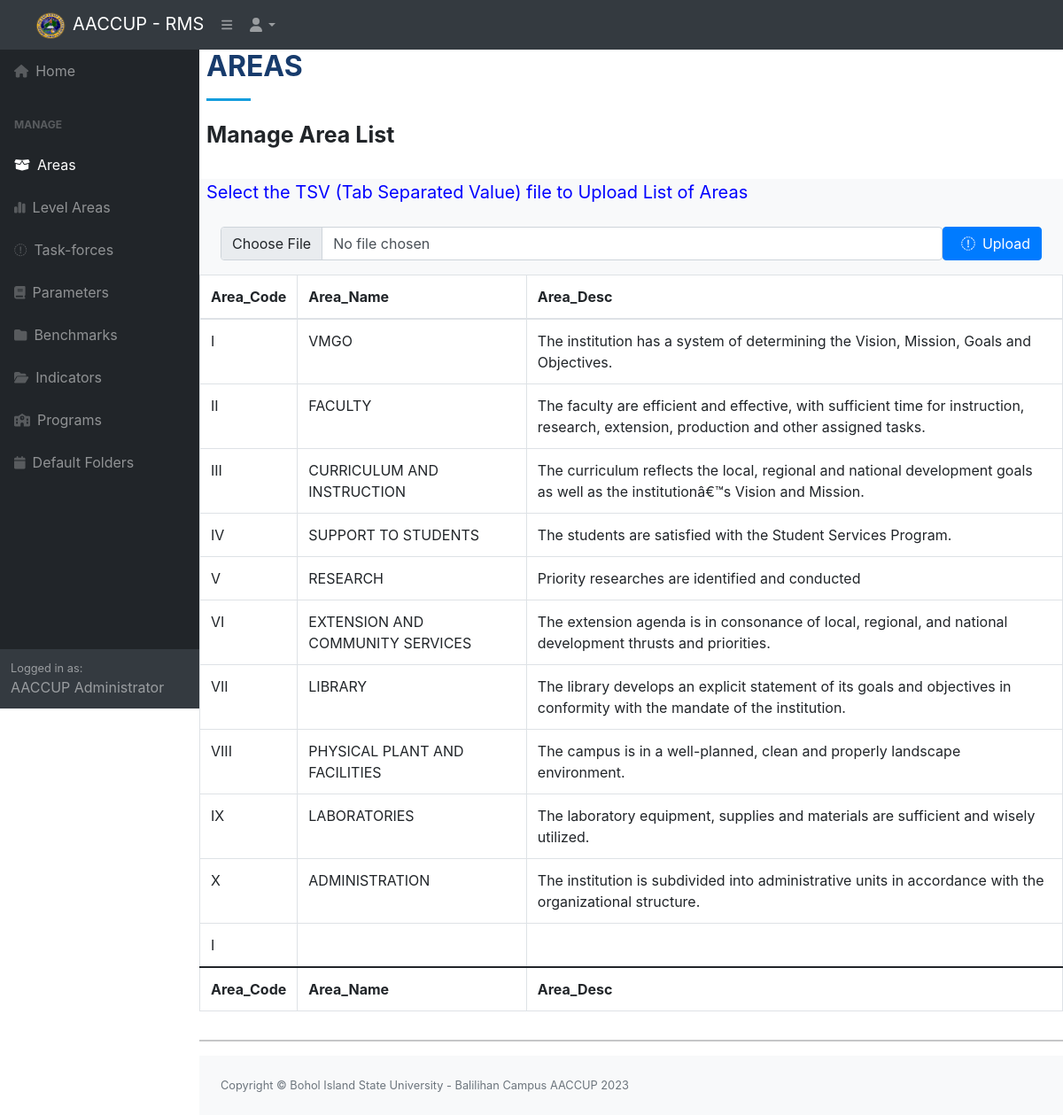
The app's page /admin.php with its own data.
### tables this page shows
CREATE TABLE areas (
  Area_Key int(10) unsigned NOT NULL auto_increment,
  Area_Code char(10) NOT NULL,
  Area_Name char(100) NOT NULL,
  Area_Desc char(255) NOT NULL,
  PRIMARY KEY  (Area_Key),
  UNIQUE KEY tbl_unique (Area_Name)
);

### models/db_connect.php (called while the page is built, shortened)
<?php
class DB_Connect {
    public function __construct()
    {
        $this->db = mysqli_connect(DB_HOST, DB_USER, DB_PASS, DB_NAME);
    }
    public function getDataFromTable($sql)
    {
        $data = array();
        $result = $this->db->query($sql);
        if ($result->num_rows > 0) {
            while($row = $result->fetch_assoc()) {
                $data[] = $row;
            }
        }
        return $data;
    }
}
?>

### models/sql_areas.php (called while the page is built, shortened)
<?php
require_once 'models/db_connect.php';
class SQL_Areas extends DB_Connect {
    public function getAreasData()
    {
        $sql = "
            SELECT *
            FROM areas
            ORDER BY Area_Key
        ";
        $data = $this->getDataFromTable($sql);
        return $data;
    }
}
?>

### views/tpl_table.php (the view)
<?php if (isset($_POST['table']) && !empty($_POST['table'])): ?>
            <div class="table-responsive">
                <table class="table table-bordered" id="<?php echo $_POST['table']['table_id'] ?>" width="100%" cellspacing="0">
                    <thead>
                        <tr>
                            <?php foreach ($_POST['table']['table_headers'] as $header): ?>
                                <th><?php echo $header; ?></th>
                            <?php endforeach; ?>
                        </tr>
                    </thead>
                    <?php if (!isset($_POST['table']['no_footer']) || !$_POST['table']['no_footer']): ?>
                    <tfoot>
                        <tr>
                            <?php foreach ($_POST['table']['table_headers'] as $header): ?>
                                <th><?php echo $header; ?></th>
                            <?php endforeach; ?>
                        </tr>
                    </tfoot>
                    <?php endif; ?>
                    <tbody>
                        <?php if (is_array($_POST['table']['table_data'])): ?>
                            <?php foreach ($_POST['table']['table_data'] as $row): ?>
                                <tr>
                                    <?php foreach ($_POST['table']['table_headers'] as $col): ?>
                                        <td>
                                            <?php if (isset($row[$col])): ?>
                                                <?php echo $row[$col]; ?>
                                            <?php endif; ?>
                                        </td>
                                    <?php endforeach; ?>
                                </tr>
                            <?php endforeach; ?>
                        <?php endif; ?>
                    </tbody>
                </table>
            </div>
<?php endif; ?>

### admin.php (shortened to what this page needs)
<?php
require_once 'models/sql_areas.php';
$sql = new SQL_Areas;
if (empty($_SESSION['arms']['area_list'])) {
    $_SESSION['arms']['area_list'] = $sql->getAreasData();
}
if ($_GET['m'] == 'areas') {
    require 'views/ui_admin_areas.php';
} elseif ($_GET['m'] == 'benchmarks') {
    require 'views/ui_admin_benchmarks.php';
} else {
    require 'views/ui_admin_programs.php';
}
?>

### views/header.php (shortened to what this page needs)
<!DOCTYPE html>
<html lang="en">
    <head>
        <link href="https://cdn.jsdelivr.net/npm/simple-datatables@latest/dist/style.css" rel="stylesheet" />
        <link href="./css/styles.css" rel="stylesheet" />
        <link href="https://stackpath.bootstrapcdn.com/bootstrap/4.4.1/css/bootstrap.min.css" rel="stylesheet"
>
	    <link href="https://stackpath.bootstrapcdn.com/font-awesome/4.7.0/css/font-awesome.min.css" rel="stylesheet"
>
	    <link href="css/bstreeview.css" rel="stylesheet">
        <link href="vendor/datatables/dataTables.bootstrap4.min.css" rel="stylesheet">
</head>

### views/head.php (shortened to what this page needs)
<body class="sb-nav-fixed">
    <nav class="sb-topnav navbar navbar-expand navbar-dark bg-dark">
        <a class="navbar-brand ps-3" href="#"> <img src="img/bisu.png" width="50px" height="30px" alt="" class="px-2">AACCUP - RMS</a>
        <button class="btn btn-link btn-sm order-1 order-lg-0 me-4 me-lg-0" id="sidebarToggle" href="#!"><i class="fas fa-bars"></i></button>
        <ul class="navbar-nav ms-auto ms-md-0 me-3 me-lg-4">
            <li class="nav-item dropdown">
                <a class="nav-link dropdown-toggle" id="navbarDropdown" href="#" role="button" data-bs-toggle="dropdown" aria-expanded="false"><i class="fas fa-user fa-fw"></i></a>
            </li>
        </ul>
    </nav>
    <div id="layoutSidenav">

### views/nav_setting.php
<div id="layoutSidenav_nav">
    <nav class="sb-sidenav accordion sb-sidenav-dark" id="sidenavAccordion">
        <div class="sb-sidenav-menu">
            <div class="nav">
                    <a class="nav-link" href="index.php">
                        <div class="sb-nav-link-icon"><i class="fas fa-house"></i></div>
                        Home
                    </a>
                    <div class="sb-sidenav-menu-heading">MANAGE</div>
                    <a class="nav-link
                        <?php if ($_GET['m'] == 'areas'): ?>
                            active
                        <?php endif; ?>
                        " href="admin.php?m=areas">
                        <div class="sb-nav-link-icon"><i class="fa-solid fa-box-open"></i></div>
                        Areas
                    </a>
                    <a class="nav-link
                        <?php if ($_GET['m'] == 'level_areas'): ?>
                            active
                        <?php endif; ?>
                        " href="admin.php?m=level_areas">
                        <div class="sb-nav-link-icon"><i class="fa-solid fa-chart-simple"></i></div>
                        Level Areas
                    </a>
                    <a class="nav-link
                        <?php if ($_GET['m'] == 'task_force'): ?>
                            active
                        <?php endif; ?>
                        " href="admin.php?m=task_force">
                        <div class="sb-nav-link-icon"><i class="fa-sharp fa-solid fa-users"></i></div>
                        Task-forces
                    </a>
                    <a class="nav-link
                        <?php if ($_GET['m'] == 'parameters'): ?>
                            active
                        <?php endif; ?>
                        " href="admin.php?m=parameters">
                        <div class="sb-nav-link-icon"><i class="fa-solid fa-book"></i></div>
                        Parameters
                    </a>
                    <a class="nav-link
                        <?php if ($_GET['m'] == 'benchmarks'): ?>
                            active
                        <?php endif; ?>
                        " href="admin.php?m=benchmarks">
                        <div class="sb-nav-link-icon"><i class="fa-solid fa-folder"></i></div>
                        Benchmarks
                    </a>
                    <a class="nav-link
                        <?php if ($_GET['m'] == 'indicators'): ?>
                            active
                        <?php endif; ?>
                        " href="admin.php?m=indicators">
                        <div class="sb-nav-link-icon"><i class="fa-solid fa-folder-open"></i></div>
                        Indicators
                    </a>
                    <a class="nav-link
                        <?php if ($_GET['m'] == 'programs'): ?>
                            active
                        <?php endif; ?>
                        " href="admin.php?m=programs">
                        <div class="sb-nav-link-icon"><i class="fa-solid fa-school"></i></div>
                        Programs
                    </a>
                    <a class="nav-link
                        <?php if ($_GET['m'] == 'acad_year'): ?>
                            active
                        <?php endif; ?>
                        " href="admin.php?m=acad_year">
                        <div class="sb-nav-link-icon"><i class="fa-solid fa-calendar"></i></div>
                        Default Folders
                    </a>
                </div>
        </div>
        <div class="sb-sidenav-footer">
            <div class="small">Logged in as:</div>
            AACCUP Administrator
        </div>
    </nav>
</div>
<div id="layoutSidenav_content">

### views/ui_admin_areas.php (shortened to what this page needs)
<?php
    require_once('header.php');
    require_once('head.php');
    require_once('nav_setting.php');
?>
    <main class="fade-in-down">
        <section class="px-2">
            <div class="section-title">
                <h2> AREAS </h2>
                <p style="font-size:25px ;"><b>Manage Area List</b></p>
            </div>
        </section>
        <div class="bg-light d-flex flex-column justify-content-between" style="width: 100% !important;">
            <label for="formFile" class="form-label"><p class="px-2" style="color: blue; font-size: 20px;">Select the TSV (Tab Separated Value) file to Upload List of Areas</p></label>
            <form class="mb-3 px-4 d-flex flex-row" action="admin.php?m=areas" method="POST" enctype="multipart/form-data">
                <input class="form-control" type="file" id="formFile" name="upload_csv">
                <button type="submit" class="btn btn-primary d-flex flex-row" name="save" value="areas"><i class="fa-sharp fa-solid fa-upload px-2 py-1"></i>Upload</button>
            </form>
        </div>
        <?php require 'views/tpl_table.php' ?>
        <hr>
    </main>
<?php require_once('footer.php'); ?>

### views/tpl_footer.php (shortened to what this page needs)
    <footer class="py-4 bg-light mt-auto">
        <div class="container-fluid px-4">
            <div class="d-flex align-items-center justify-content-between small">
                <div class="text-muted">Copyright &copy; Bohol Island State University - Balilihan Campus AACCUP 2023</div>
            </div>
        </div>
    </footer>
    </div>
</div>
<a href="#" class="btn btn-lg btn-primary btn-lg-square rounded-circle back-to-top float-end"><i class="fa-solid fa-arrow-up"></i></a>

### views/footer.php (shortened to what this page needs)
        <?php require 'views/tpl_footer.php' ?>
    </body>
</html>

### records on screen
areas: Area_Code "I", Area_Name "VMGO", Area_Desc "The institution has a system of determining the Vision, Mission, Goals and Objectives."
areas: Area_Code "II", Area_Name "FACULTY", Area_Desc "The faculty are efficient and effective, with sufficient time for instruction, research, extension, production and other assigned tasks."
areas: Area_Code "III", Area_Name "CURRICULUM AND INSTRUCTION", Area_Desc "The curriculum reflects the local, regional and national development goals as well as the institutionâ€™s Vision and Mission."
areas: Area_Code "IV", Area_Name "SUPPORT TO STUDENTS", Area_Desc "The students are satisfied with the Student Services Program."
areas: Area_Code "V", Area_Name "RESEARCH", Area_Desc "Priority researches are identified and conducted"
areas: Area_Code "VI", Area_Name "EXTENSION AND COMMUNITY SERVICES", Area_Desc "The extension agenda is in consonance of local, regional, and national development thrusts and priorities."
areas: Area_Code "VII", Area_Name "LIBRARY", Area_Desc "The library develops an explicit statement of its goals and objectives in conformity with the mandate of the institution."
areas: Area_Code "VIII", Area_Name "PHYSICAL PLANT AND FACILITIES", Area_Desc "The campus is in a well-planned, clean and properly landscape environment."
areas: Area_Code "IX", Area_Name "LABORATORIES", Area_Desc "The laboratory equipment, supplies and materials are sufficient and wisely utilized."
areas: Area_Code "X", Area_Name "ADMINISTRATION", Area_Desc "The institution is subdivided into administrative units in accordance with the organizational structure."
areas: Area_Code "I"

### other values on screen
$header "Area_Code"
$header "Area_Name"
$header "Area_Desc"
